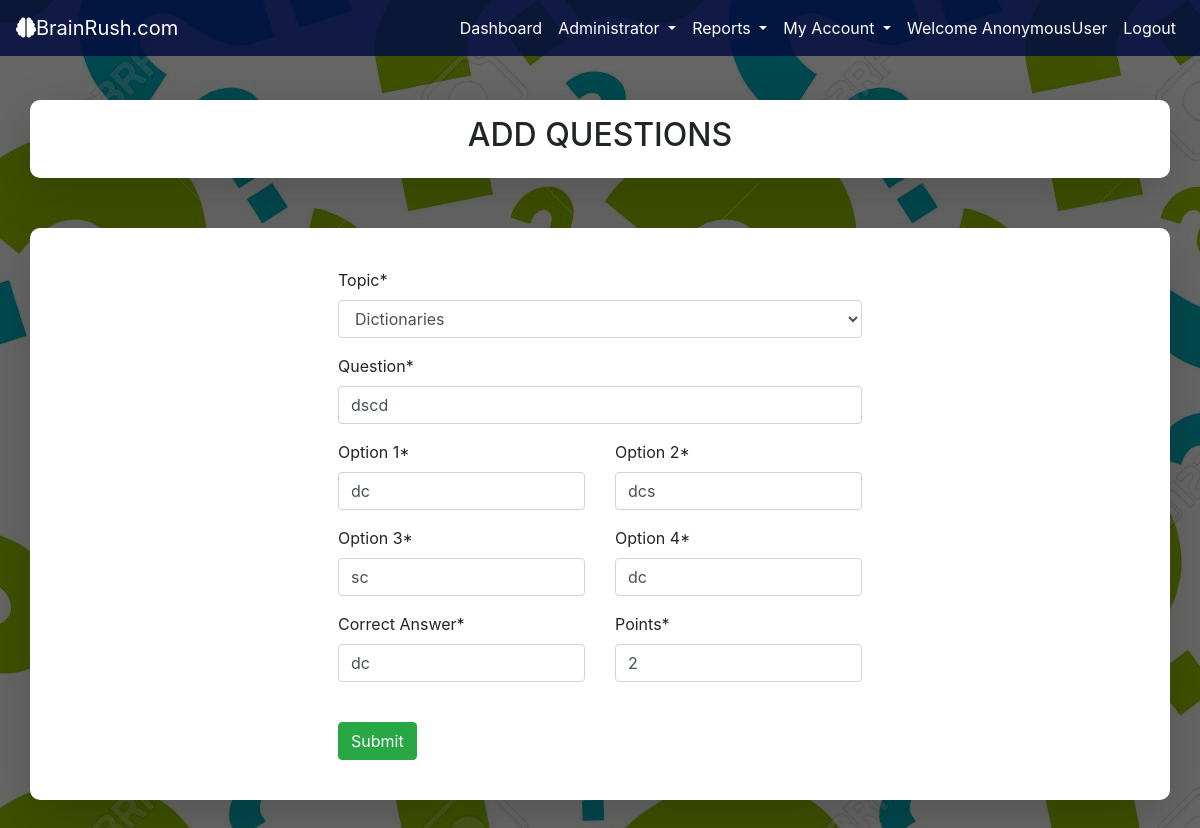
The page /tutor/update_question/5/ on the database its author committed.
### tutor/models.py (models this page shows, shortened)
class Quest(models.Model):
    FullQuestion = models.CharField(max_length=100)
    option1 = models.CharField(max_length=30)
    option2 = models.CharField(max_length=30)
    option3 = models.CharField(max_length=30)
    option4 = models.CharField(max_length=30)
    answer = models.CharField(max_length=30)
    heading = models.ForeignKey(Heading,on_delete=models.CASCADE,default=None)
    marks  = models.IntegerField(default=0)

### tutor/views.py (the view)
# urls.py: path('update_question/<int:id>/',views.update_question,name="updatequestion"),
def update_question(request,id):
    question = Quest.objects.get(pk=id)
    form = QuestionForm(instance=question)
    if request.method == 'POST':
        form = QuestionForm(request.POST,instance=question)
        if form.is_valid():
            form.save()
        heading_id  = question.heading.id
        return redirect('tutor:headingdetails',id=heading_id)
    context = {'question':question,'form':form}
    return render(request, 'tutor/questionform.html', context)

### tutor/forms.py
class QuestionForm(forms.ModelForm):
    class Meta:
        model = Quest
        fields = ('heading','FullQuestion','option1','option2','option3','option4','answer','marks')
        labels = {
            'heading' : 'Topic',
            'option1' : 'Option 1',
            'option2' : 'Option 2',
            'option3' : 'Option 3',
            'option4' : 'Option 4',
            'FullQuestion' : 'Question',
            'answer'       : 'Correct Answer',
            'marks'        : 'Points',
        }
    def __init__(self, *args, **kwargs):
        super(QuestionForm,self).__init__(*args, **kwargs)
        self.fields['heading'].empty_label = "Select"

### tutor/models.py (called while the page is built)
    def __str__(self):
        return self.headingname

### tutor/templates/tutor/questionform.html (shortened to what this page needs)
{% extends 'tutor/tutor_nav.html' %}
{% load static %}
{% load crispy_forms_tags %}
{% block content %}
<body style="background-image:linear-gradient(rgba(0,0,0,0.6),rgba(0,0,0,0.6)),url({% static 'images/quest.jpg' %}); ">
<div class="container  d-flex justify-content-center shadow-lg p-3 mb-5 bg-white"  style="margin-top: 100px; border-radius: 10px;">
    <h2>ADD QUESTIONS</h2>
</div>
<div class="mt-5">
    <div class="container d-flex justify-content-center shadow-lg p-3 mb-5 bg-white" style="margin-top: 50px; border-radius: 10px;">
        <div class="col-sm-6  mt-4">
            <form action="" method="POST" autocomplete="off">
                {{form.heading|as_crispy_field}}
                {{form.FullQuestion|as_crispy_field}}
                <div class="row">
                    <div class="col-sm-6">
                      {{form.option1|as_crispy_field}}
                    </div>
                    <div class="col-sm-6">
                        {{form.option2|as_crispy_field}}
                    </div>
                </div>
                <div class="row">
                    <div class="col-sm-6">
                      {{form.option3|as_crispy_field}}
                    </div>
                    <div class="col-sm-6">
                        {{form.option4|as_crispy_field}}
                    </div>
                </div>
                <div class="row">
                    <div class="col-sm-6">
                        {{form.answer|as_crispy_field}}
                    </div>
                    <div class="col-sm-6">
                        {{form.marks|as_crispy_field}}
                    </div>
                </div>
                <button type="submit" class="btn btn-success mb-4 mt-4">Submit</button>
            </form>
        </div>
    </div>
</div>
</body>
{% endblock content %}

### rows shown on the page
Quest: heading "Dictionaries", FullQuestion "dscd", option1 "dc", option2 "dcs", option3 "sc", option4 "dc", answer "dc", marks "2"

### other values the page prints
{{ request.user }} "AnonymousUser"
